Frame 1 (no input): blank canvas, image omitted
Frame 60 (no input): blank canvas, image omitted
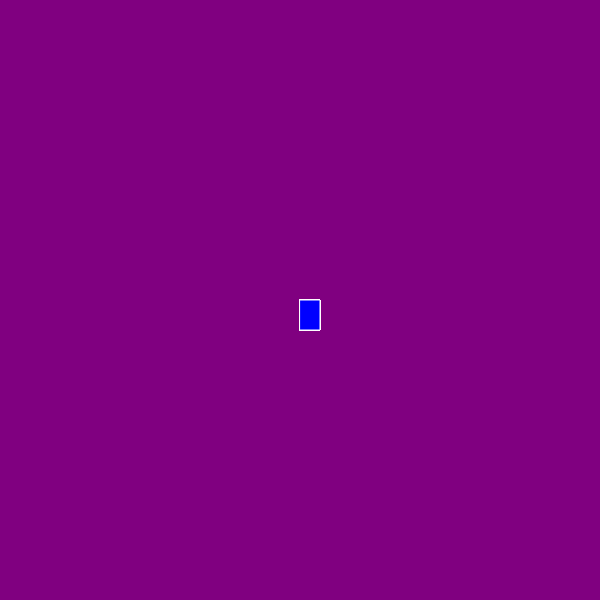
Frame 120 (the mouse pressed at the canvas centre since frame 60)

The p5.js sketch whose frames 1 and 60 were blank and that drew this single picture after the mouse press (run headless with seeded random() and noise() and a simulated clock; from frame 60 on, the mouse is pressed at the canvas centre):

// p5.js sketch
// ── sketch.js
function setup() {
    createCanvas(600, 600);
 background("purple")
 }
 
 function draw() {
    
     stroke("white")
    fill("blue");
   
   if(mouseIsPressed){
     rect(mouseX,mouseY,20,30);
   }
 }
